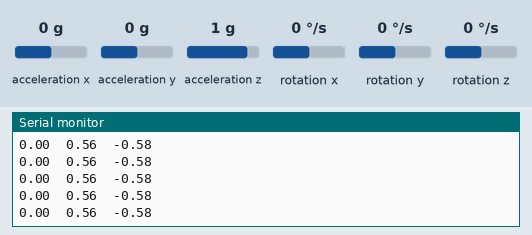
The sketch below on a simulated ESP32. Shown: the last lines printed to the serial monitor. Wiring (inferred from the names in the program): MPU-6050 motion sensor at I2C address 0x68. The inputs (shaded band) are chosen by the test bench; at power-on: acceleration z 1 g, acceleration x 0 g, acceleration y 0 g, rotation x 0 °/s, rotation y 0 °/s, rotation z 0 °/s.

Above: at 1.2 s.
1.3 s: acceleration z set to 0 g
At 1.9 s:
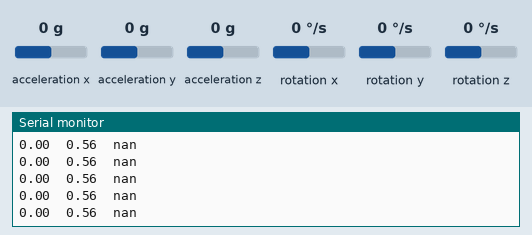
3.2 s: acceleration x set to -1.4 g
At 3.7 s:
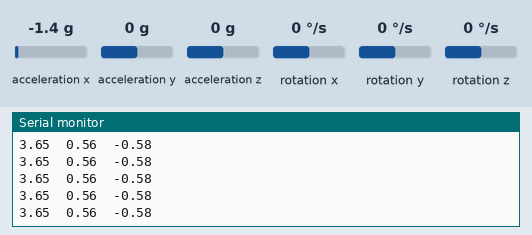
4.7 s: acceleration y set to -1.4 g
At 5.8 s:
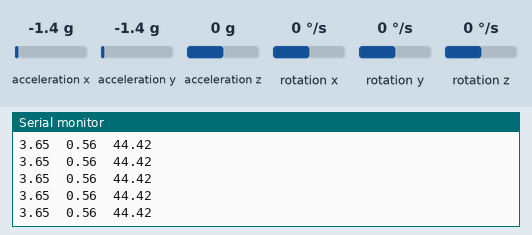
6.2 s: rotation x set to -192 °/s
At 6.7 s:
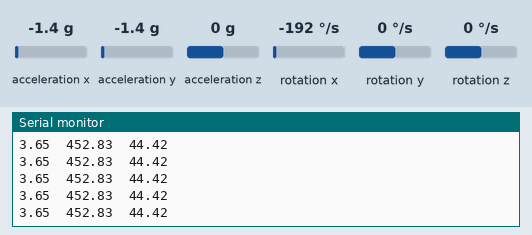
Timing chart, 0 to 9.2 s (numbered marks = the images above; inputs shaded):
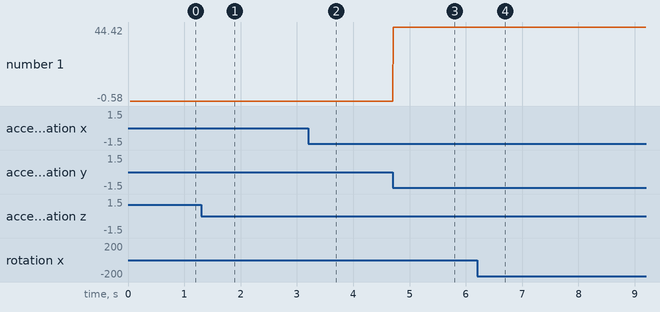

Measured:
- after the input at 1.3 s, the serial monitor: prints a new line at once (image 1)
- after the input at 3.2 s, the serial monitor: prints a new line at once (image 2)
- after the input at 4.7 s, the serial monitor: prints a new line at once (image 3)
- after the input at 6.2 s, the serial monitor: prints a new line at once (image 4)
- plotted number 1: -0.58 → 44.42 after the input at 4.7 s, 44.42 → 44 after the input at 6.2 s

The sketch:

IMU_TESTING.ino
```cpp
/*
   Arduino and MPU6050 Accelerometer and Gyroscope Sensor Tutorial
   by Dejan, https://howtomechatronics.com
*/
#include <Wire.h>
#define I2C_SDA 33
#define I2C_SCL 32

const int MPU = 0x68; // MPU6050 I2C address
float AccX, AccY, AccZ;
float GyroX, GyroY, GyroZ;
float accAngleX, accAngleY, gyroAngleX, gyroAngleY, gyroAngleZ;
float roll, pitch, yaw;
float AccErrorX, AccErrorY, GyroErrorX, GyroErrorY, GyroErrorZ;
float elapsedTime, currentTime, previousTime;
int c = 0;
void setup() {
  Serial.begin(19200);
  Wire.begin(I2C_SDA, I2C_SCL);                     // Initialize comunication
  Wire.beginTransmission(MPU);       // Start communication with MPU6050 // MPU=0x68
  Wire.write(0x6B);                  // Talk to the register 6B
  Wire.write(0x00);                  // Make reset - place a 0 into the 6B register
  Wire.endTransmission();        //end the transmission

  // Configure Accelerometer Sensitivity - Full Scale Range (default +/- 2g)
  Wire.beginTransmission(MPU);
  Wire.write(0x1C);                  //Talk to the ACCEL_CONFIG register (1C hex)
  Wire.write(0x10);                  //Set the register bits as 00010000 (+/- 8g full scale range)
  Wire.endTransmission();
  // Configure Gyro Sensitivity - Full Scale Range (default +/- 250deg/s)
  Wire.beginTransmission(MPU);
  Wire.write(0x1B);                   // Talk to the GYRO_CONFIG register (1B hex)
  Wire.write(0x10);                   // Set the register bits as 00010000 (1000deg/s full scale)
  Wire.endTransmission();
  delay(20);

  // Call this function if you need to get the IMU error values for your module
 // calculate_IMU_error();
  delay(20);
}
void loop() {
  // === Read acceleromter data === //
  Wire.beginTransmission(MPU);
  Wire.write(0x3B); // Start with register 0x3B (ACCEL_XOUT_H)
  Wire.endTransmission();
  Wire.requestFrom(MPU, 6); // Read 6 registers total, each axis value is stored in 2 registers
  //For a range of +-2g, we need to divide the raw values by 16384, according to the datasheet
  AccX = (Wire.read() << 8 | Wire.read()) / 16384.0; // X-axis value
  AccY = (Wire.read() << 8 | Wire.read()) / 16384.0; // Y-axis value
  AccZ = (Wire.read() << 8 | Wire.read()) / 16384.0; // Z-axis value
  // Calculating Roll and Pitch from the accelerometer data
  accAngleX = (atan(AccY / sqrt(pow(AccX, 2) + pow(AccZ, 2))) * 180 / PI) - 0.58; // AccErrorX ~(0.58) See the calculate_IMU_error()custom function for more details
  accAngleY = (atan(-1 * AccX / sqrt(pow(AccY, 2) + pow(AccZ, 2))) * 180 / PI) + 1.58; // AccErrorY ~(-1.58)
  // === Read gyroscope data === //
  previousTime = currentTime;        // Previous time is stored before the actual time read
  currentTime = micros();            // Current time actual time read
  elapsedTime = (currentTime - previousTime) / 1000000.0; // Divide by 1000 to get seconds
  Wire.beginTransmission(MPU);
  Wire.write(0x43); // Gyro data first register address 0x43
  Wire.endTransmission();
  Wire.requestFrom(MPU, 6); // Read 4 registers total, each axis value is stored in 2 registers
  GyroX = (Wire.read() << 8 | Wire.read()) / 131.0; // For a 250deg/s range we have to divide first the raw value by 131.0, according to the datasheet
  GyroY = (Wire.read() << 8 | Wire.read()) / 131.0;
  GyroZ = (Wire.read() << 8 | Wire.read()) / 131.0;
  // Correct the outputs with the calculated error values
  GyroX = GyroX + 0.56; // GyroErrorX ~(-0.56)
  GyroY = GyroY - 2; // GyroErrorY ~(2)
  GyroZ = GyroZ + 0.79; // GyroErrorZ ~ (-0.8)
  // Currently the raw values are in degrees per seconds, deg/s, so we need to multiply by sendonds (s) to get the angle in degrees
  gyroAngleX = gyroAngleX + GyroX * elapsedTime; // deg/s * s = deg
  gyroAngleY = gyroAngleY + GyroY * elapsedTime;
  yaw =  yaw + GyroZ * elapsedTime;
  // Complementary filter - combine acceleromter and gyro angle values
  roll = 0.96 * gyroAngleX + 0.04 * accAngleX;
  pitch = 0.96 * gyroAngleY + 0.04 * accAngleY;

  // Print the values on the serial monitor
  Serial.print(AccX);
  Serial.print("\t");
  Serial.print(GyroX);
  Serial.print("\t");
  Serial.println(accAngleX);
}
void calculate_IMU_error() {
  // We can call this funtion in the setup section to calculate the accelerometer and gyro data error. From here we will get the error values used in the above equations printed on the Serial Monitor.
  // Note that we should place the IMU flat in order to get the proper values, so that we then can the correct values
  // Read accelerometer values 200 times
  while (c < 200) {
    Wire.beginTransmission(MPU);
    Wire.write(0x3B);
    Wire.endTransmission();
    Wire.requestFrom(MPU, 6);
    AccX = (Wire.read() << 8 | Wire.read()) / 16384.0 ;
    AccY = (Wire.read() << 8 | Wire.read()) / 16384.0 ;
    AccZ = (Wire.read() << 8 | Wire.read()) / 16384.0 ;
    // Sum all readings
    AccErrorX = AccErrorX + ((atan((AccY) / sqrt(pow((AccX), 2) + pow((AccZ), 2))) * 180 / PI));
    AccErrorY = AccErrorY + ((atan(-1 * (AccX) / sqrt(pow((AccY), 2) + pow((AccZ), 2))) * 180 / PI));
    c++;
  }
  //Divide the sum by 200 to get the error value
  AccErrorX = AccErrorX / 200;
  AccErrorY = AccErrorY / 200;
  c = 0;
  // Read gyro values 200 times
  while (c < 200) {
    Wire.beginTransmission(MPU);
    Wire.write(0x43);
    Wire.endTransmission();
    Wire.requestFrom(MPU, 6);
    GyroX = Wire.read() << 8 | Wire.read();
    GyroY = Wire.read() << 8 | Wire.read();
    GyroZ = Wire.read() << 8 | Wire.read();
    // Sum all readings
    GyroErrorX = GyroErrorX + (GyroX / 131.0);
    GyroErrorY = GyroErrorY + (GyroY / 131.0);
    GyroErrorZ = GyroErrorZ + (GyroZ / 131.0);
    c++;
  }
  //Divide the sum by 200 to get the error value
  GyroErrorX = GyroErrorX / 200;
  GyroErrorY = GyroErrorY / 200;
  GyroErrorZ = GyroErrorZ / 200;
  // Print the error values on the Serial Monitor
  Serial.print("AccErrorX: ");
  Serial.println(AccErrorX);
  Serial.print("AccErrorY: ");
  Serial.println(AccErrorY);
  Serial.print("GyroErrorX: ");
  Serial.println(GyroErrorX);
  Serial.print("GyroErrorY: ");
  Serial.println(GyroErrorY);
  Serial.print("GyroErrorZ: ");
  Serial.println(GyroErrorZ);
}
```
